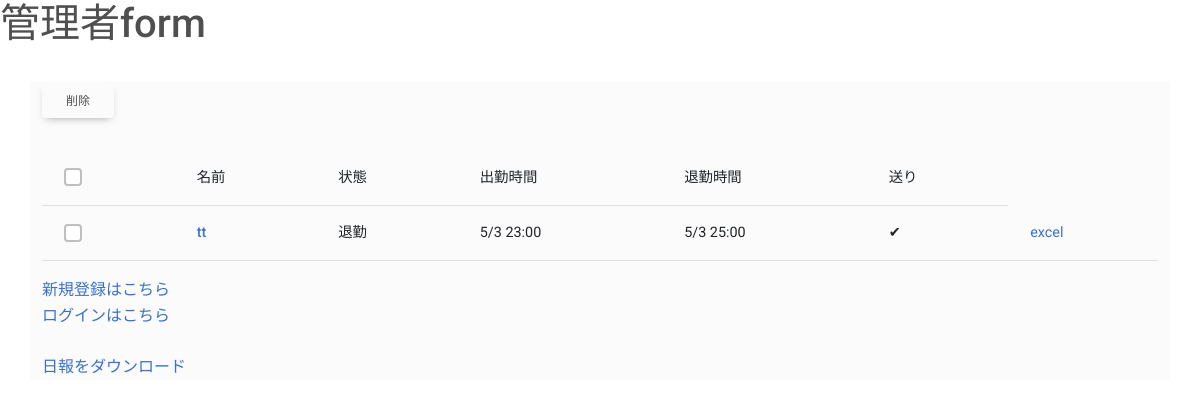
The page /adminform (signed in) on the database as committed earlier.
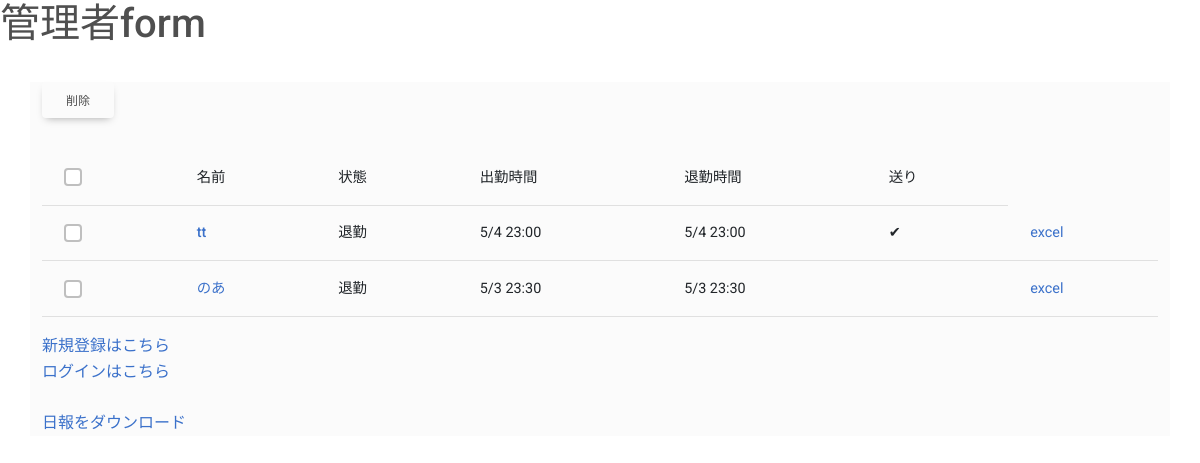
The same page on the database as committed later.
### attendance/models.py (models this page shows, shortened)
class Account(models.Model):
    user = models.OneToOneField(User, on_delete=models.CASCADE)
    is_working = models.BooleanField(default=False)
    start_time = models.DateTimeField(verbose_name="開始時間")
    end_time = models.DateTimeField(verbose_name="終了時間")
    start_overtime = models.CharField(max_length=20, null=True)
    end_overtime = models.CharField(max_length=20, null=True)
    is_sending = models.BooleanField(default=False)

### attendance/views.py (the view, shortened to what this page needs)
# urls.py: path("adminform", views.AdminFrom.as_view(), name="AdminForm"),
class AdminFrom(ListView):
    model = Account
    template_name = "attendance/admin_form.html"
    def get(self, request):
        if not request.user.is_superuser:
            return HttpResponseRedirect(reverse('Login'))
        return super().get(request)

### templates/attendance/admin_form.html (shortened to what this page needs)
{% extends "attendance/DB5_base.html" %}
{% block body %}
<header><h1>管理者form</h1></header>
<br>
<div class="container bg-light"><form action="{% url 'AdminForm' %}" method="post">
  <input type="submit" class=btn btn-primary value="削除">
    <table class="table caption-top">
        <caption></caption>
        <thead>
          <tr>
            <th>
              <label><input class="form-check-input" type="checkbox" id="all"></label>
            </th>
            <th scope="col">名前</th>
            <th scope="col">状態</th>
            <th scope="col">出勤時間</th>
            <th scope="col">退勤時間</th>
            <th scope="col">送り</th>
          </tr>
        </thead>
        <tbody>
        {% for account in object_list %}
            <tr><div>
            {% if not account.user.username == "admin" %}
                <th scope="row">
                  <label><input class="form-check-input" type="checkbox" name="chk" value="{{account.pk}}"></label>
                  </th>
                <th scope="row">
                <a href="{% url 'Edit' pk=account.pk %}">{{account.user}}
                </a>
                </th>
                {% if account.is_working %}<td>出勤</td>
                {% else %}<td>退勤</td>{% endif %}
                <td>{{account.start_overtime}}</td>
                <td>{{account.end_overtime}}</td>
                <td>
                    {% if account.is_sending %}&#10004;{% endif %}
                </td>
                <td>
                    <a href="{% url 'PopExcel' pk=account.pk %}" target="_blank" rel="noreferrer noopener">excel</a>
                </td>
            {% endif %}
            </div>
            </tr>
        {% endfor %}
        </tbody>
      </table>
      <a href="{% url 'Register' %}">新規登録はこちら</a><br>
      <a href="{% url 'Login' %}">ログインはこちら</a><br><br>
      <a href="{% url 'Daily' %}">日報をダウンロード</a>
 </form></div>
{% endblock body %}

Rows that differ between the two databases and show on the page:
changed Account "tt": start_overtime "5/3 23:00" → "5/4 23:00"; end_overtime "5/3 25:00" → "5/4 23:00"
added Account: user "のあ", is_working "退勤", start_overtime "5/3 23:30", end_overtime "5/3 23:30"
